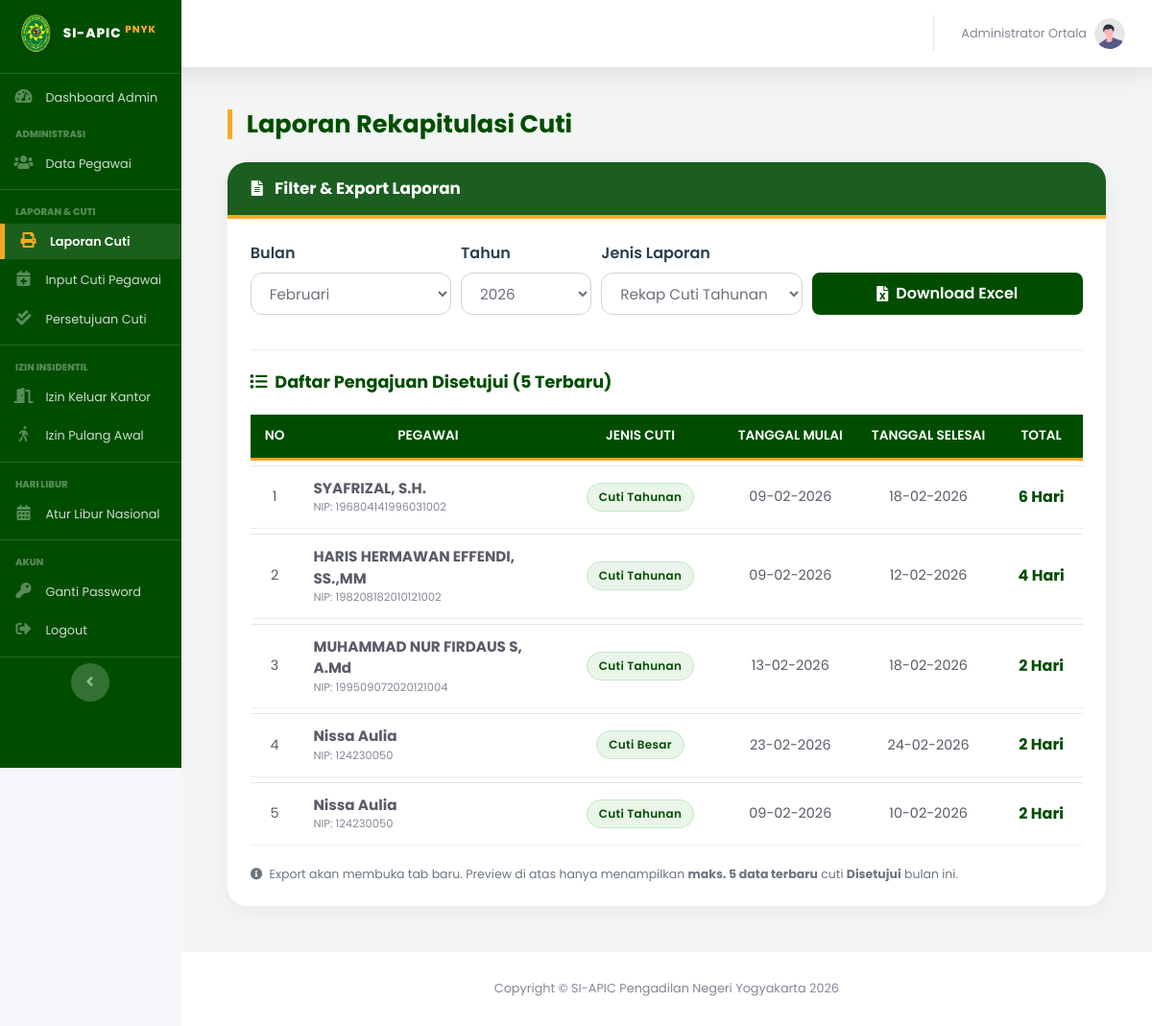
The app's page /index.php?page=laporan_cuti (signed in), older data.
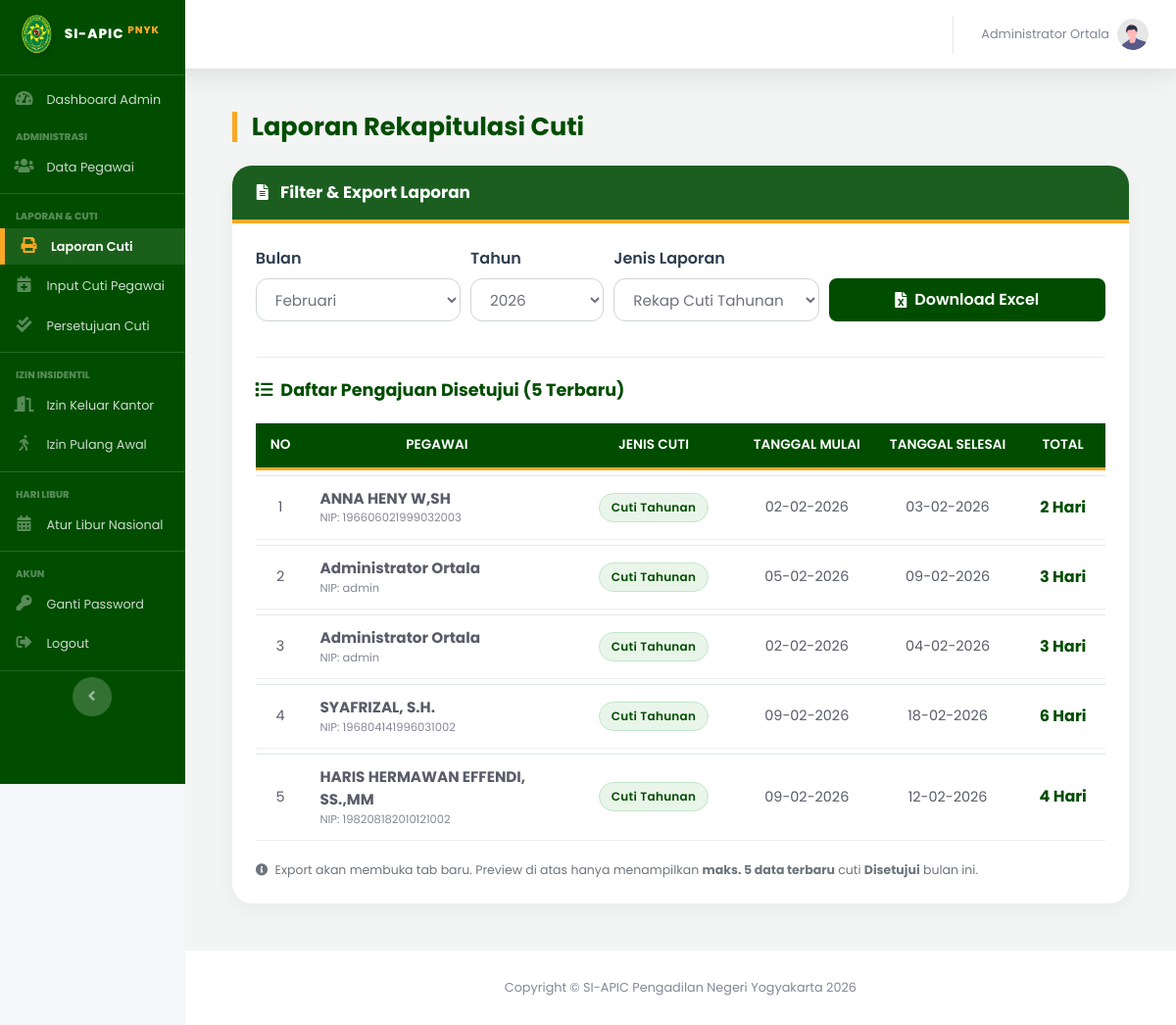
The same page, newer data.
### tables this page shows
CREATE TABLE `pengajuan_cuti` (
  `id_pengajuan` int(11) NOT NULL,
  `id_user` int(11) NOT NULL,
  `jenis_cuti` varchar(50) DEFAULT NULL,
  `id_atasan` int(11) DEFAULT NULL,
  `id_jenis` int(11) NOT NULL,
  `nomor_surat` varchar(100) DEFAULT NULL,
  `tgl_pengajuan` date DEFAULT NULL,
  `tgl_mulai` date NOT NULL,
  `tgl_selesai` date NOT NULL,
  `lama_hari` int(11) NOT NULL,
  `alasan` text NOT NULL,
  `no_telepon` varchar(20) DEFAULT NULL,
  `masa_kerja` varchar(50) DEFAULT NULL,
  `alamat_cuti` text NOT NULL,
  `status` enum('Diajukan','Disetujui','Ditolak','Dibatalkan') DEFAULT 'Diajukan',
  `catatan_admin` text DEFAULT NULL,
  `created_at` timestamp NOT NULL DEFAULT current_timestamp(),
  `sisa_cuti_n` int(11) DEFAULT 0,
  `sisa_cuti_n1` int(11) DEFAULT 0,
  `dipotong_n1` int(11) DEFAULT 0,
  `dipotong_n` int(11) DEFAULT 0,
  `id_pejabat` int(11) DEFAULT 0,
  `ttd_pejabat` enum('ketua','wakil','plh') DEFAULT 'ketua',
  `plh_nama` varchar(100) DEFAULT NULL,
  `plh_nip` varchar(50) DEFAULT NULL
);

CREATE TABLE `users` (
  `id_user` int(11) NOT NULL,
  `nip` varchar(30) NOT NULL,
  `masa_kerja` varchar(50) DEFAULT NULL,
  `password` varchar(255) NOT NULL,
  `nama_lengkap` varchar(100) NOT NULL,
  `jabatan` varchar(100) DEFAULT NULL,
  `kategori_laporan` enum('HAKIM KARIR DAN AD HOC','PANITERA DAN PANMUD','SEKRETARIS DAN KASUBBAG','PANITERA PENGGANTI','JURUSITA','JURUSITA PENGGANTI','STAF') NOT NULL,
  `pangkat` varchar(50) DEFAULT NULL,
  `unit_kerja` varchar(100) DEFAULT 'Pengadilan Negeri Yogyakarta',
  `no_telepon` varchar(20) DEFAULT NULL,
  `role` enum('admin','user') NOT NULL,
  `is_atasan_langsung` tinyint(1) DEFAULT 0 COMMENT '1=Bisa TTD, 0=Staf Biasa',
  `sisa_cuti_n` int(11) DEFAULT 12,
  `sisa_cuti_n1` int(11) DEFAULT 0,
  `sisa_cuti_n2` int(11) DEFAULT 0,
  `kuota_cuti_sakit` int(11) DEFAULT 14,
  `created_at` timestamp NOT NULL DEFAULT current_timestamp(),
  `status_akun` enum('aktif','nonaktif') DEFAULT 'aktif',
  `id_atasan` int(11) DEFAULT NULL,
  `is_atasan` enum('0','1') DEFAULT '0'
);

CREATE TABLE `jenis_cuti` (
  `id_jenis` int(11) NOT NULL,
  `nama_jenis` varchar(50) NOT NULL
);

### pages/admin/laporan_cuti.php (the view, shortened to what the changed rows need)
<?php
$bln = date('m');
$thn = date('Y');
$query_preview = "SELECT p.*, u.nama_lengkap, u.nip, j.nama_jenis
                  FROM pengajuan_cuti p
                  JOIN users u ON p.id_user = u.id_user
                  JOIN jenis_cuti j ON p.id_jenis = j.id_jenis
                  WHERE p.status = 'Disetujui'
                    AND MONTH(p.tgl_mulai) = '$bln'
                    AND YEAR(p.tgl_mulai) = '$thn'
                  ORDER BY p.created_at DESC, p.id_pengajuan DESC
                  LIMIT 5";
$result_preview = mysqli_query($koneksi, $query_preview);
?>
<div class="container-fluid mb-5">
    <div class="d-sm-flex align-items-center justify-content-between mb-4 mt-4">
        <h1 class="h3 mb-0 page-header-title">Laporan Rekapitulasi Cuti</h1>
    </div>
    <div class="card card-pn-custom">
        <div class="card-body p-4">
            <div class="table-responsive">
                <table class="table table-custom table-hover">
                    <thead class="thead-pn">
                        <tr class="text-center">
                            <th style="width: 50px; min-width: 50px;">No</th>
                            <th>Pegawai</th>
                            <th width="20%">Jenis Cuti</th>
                            <th width="15%">Tanggal Mulai</th>
                            <th width="15%">Tanggal Selesai</th>
                            <th width="10%">Total</th>
                        </tr>
                    </thead>
                    <tbody>
                        <?php
                        $no = 1;
                        if ($result_preview && mysqli_num_rows($result_preview) > 0) {
                            while ($row = mysqli_fetch_assoc($result_preview)) {
                                $total_hari = isset($row['lama_hari']) ? (int)$row['lama_hari'] : 0;
                        ?>
                        <tr class="align-middle">
                            <td class="text-center text-dark"><?php echo $no; ?></td>
                            <td class="text-left">
                                <div class="d-flex flex-column justify-content-center">
                                    <span class="font-weight-bold text-dark" style="font-size: 0.95rem;"><?php echo $row['nama_lengkap']; ?></span>
                                    <span class="small text-secondary">NIP: <?php echo $row['nip']; ?></span>
                                </div>
                            </td>
                            <td class="text-center">
                                <span class="badge-jenis-cuti">
                                    <?php echo $row['nama_jenis']; ?>
                                </span>
                            </td>
                            <td class="text-center text-dark">
                                <?php echo date('d-m-Y', strtotime($row['tgl_mulai'])); ?>
                            </td>
                            <td class="text-center text-dark">
                                <?php echo date('d-m-Y', strtotime($row['tgl_selesai'])); ?>
                            </td>
                            <td class="text-center">
                                <span class="font-weight-bold text-pn" style="font-size: 1rem;">
                                    <?php echo $total_hari; ?> Hari
                                </span>
                            </td>
                        </tr>
                        <?php
                                $no++;
                            }
                        } ?>
                    </tbody>
                </table>
            </div>
        </div>
    </div>
</div>

Row changes from the older to the newer data that the page shows:
no longer on this page (row unchanged): pengajuan_cuti: id_user.nama_lengkap "MUHAMMAD NUR FIRDAUS S, A.Md", id_user.nip "199509072020121004", id_jenis.nama_jenis "Cuti Tahunan", tgl_mulai "13-02-2026", tgl_selesai "18-02-2026", lama_hari "2"
no longer on this page (row unchanged): pengajuan_cuti: id_user.nama_lengkap "Nissa Aulia", id_user.nip "124230050", id_jenis.nama_jenis "Cuti Besar", tgl_mulai "23-02-2026", tgl_selesai "24-02-2026", lama_hari "2"
no longer on this page (row unchanged): pengajuan_cuti: id_user.nama_lengkap "Nissa Aulia", id_user.nip "124230050", id_jenis.nama_jenis "Cuti Tahunan", tgl_mulai "09-02-2026", tgl_selesai "10-02-2026", lama_hari "2"
added pengajuan_cuti: id_user.nama_lengkap "ANNA HENY W,SH", id_user.nip "196606021999032003", id_jenis.nama_jenis "Cuti Tahunan", tgl_mulai "02-02-2026", tgl_selesai "03-02-2026", lama_hari "2"
added pengajuan_cuti: id_user.nama_lengkap "Administrator Ortala", id_user.nip "admin", id_jenis.nama_jenis "Cuti Tahunan", tgl_mulai "05-02-2026", tgl_selesai "09-02-2026", lama_hari "3"
added pengajuan_cuti: id_user.nama_lengkap "Administrator Ortala", id_user.nip "admin", id_jenis.nama_jenis "Cuti Tahunan", tgl_mulai "02-02-2026", tgl_selesai "04-02-2026", lama_hari "3"
